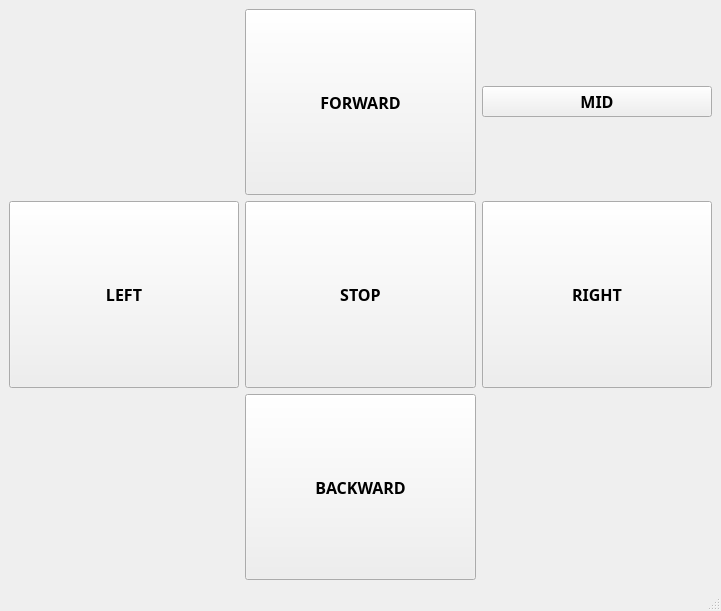
<?xml version="1.0" encoding="UTF-8"?>
<ui version="4.0">
 <class>MainWindow</class>
 <widget class="QMainWindow" name="MainWindow">
  <property name="geometry">
   <rect>
    <x>0</x>
    <y>0</y>
    <width>721</width>
    <height>611</height>
   </rect>
  </property>
  <property name="windowTitle">
   <string>MainWindow</string>
  </property>
  <widget class="QWidget" name="centralwidget">
   <layout class="QVBoxLayout" name="verticalLayout_2">
    <item>
     <layout class="QGridLayout" name="gridLayout">
      <item row="1" column="2">
       <widget class="QPushButton" name="rightBtn">
        <property name="sizePolicy">
         <sizepolicy hsizetype="Minimum" vsizetype="Expanding">
          <horstretch>0</horstretch>
          <verstretch>0</verstretch>
         </sizepolicy>
        </property>
        <property name="font">
         <font>
          <family>나눔고딕</family>
          <pointsize>12</pointsize>
          <weight>75</weight>
          <bold>true</bold>
         </font>
        </property>
        <property name="text">
         <string>RIGHT</string>
        </property>
       </widget>
      </item>
      <item row="0" column="1">
       <widget class="QPushButton" name="fwdBtn">
        <property name="sizePolicy">
         <sizepolicy hsizetype="Minimum" vsizetype="Expanding">
          <horstretch>0</horstretch>
          <verstretch>0</verstretch>
         </sizepolicy>
        </property>
        <property name="font">
         <font>
          <family>나눔고딕</family>
          <pointsize>12</pointsize>
          <weight>75</weight>
          <bold>true</bold>
         </font>
        </property>
        <property name="text">
         <string>FORWARD</string>
        </property>
       </widget>
      </item>
      <item row="1" column="1">
       <widget class="QPushButton" name="stopBtn">
        <property name="sizePolicy">
         <sizepolicy hsizetype="Minimum" vsizetype="Expanding">
          <horstretch>0</horstretch>
          <verstretch>0</verstretch>
         </sizepolicy>
        </property>
        <property name="font">
         <font>
          <family>나눔고딕</family>
          <pointsize>12</pointsize>
          <weight>75</weight>
          <bold>true</bold>
         </font>
        </property>
        <property name="text">
         <string>STOP</string>
        </property>
       </widget>
      </item>
      <item row="1" column="0">
       <widget class="QPushButton" name="leftBtn">
        <property name="sizePolicy">
         <sizepolicy hsizetype="Minimum" vsizetype="Expanding">
          <horstretch>0</horstretch>
          <verstretch>0</verstretch>
         </sizepolicy>
        </property>
        <property name="font">
         <font>
          <family>나눔고딕</family>
          <pointsize>12</pointsize>
          <weight>75</weight>
          <bold>true</bold>
         </font>
        </property>
        <property name="text">
         <string>LEFT</string>
        </property>
       </widget>
      </item>
      <item row="2" column="1">
       <widget class="QPushButton" name="bwdBtn">
        <property name="sizePolicy">
         <sizepolicy hsizetype="Minimum" vsizetype="Expanding">
          <horstretch>0</horstretch>
          <verstretch>0</verstretch>
         </sizepolicy>
        </property>
        <property name="font">
         <font>
          <family>나눔고딕</family>
          <pointsize>12</pointsize>
          <weight>75</weight>
          <bold>true</bold>
         </font>
        </property>
        <property name="text">
         <string>BACKWARD</string>
        </property>
       </widget>
      </item>
      <item row="0" column="2">
       <widget class="QPushButton" name="midBtn">
        <property name="sizePolicy">
         <sizepolicy hsizetype="Minimum" vsizetype="Fixed">
          <horstretch>0</horstretch>
          <verstretch>0</verstretch>
         </sizepolicy>
        </property>
        <property name="font">
         <font>
          <family>나눔고딕</family>
          <pointsize>12</pointsize>
          <weight>75</weight>
          <bold>true</bold>
         </font>
        </property>
        <property name="text">
         <string>MID</string>
        </property>
       </widget>
      </item>
     </layout>
    </item>
   </layout>
  </widget>
  <widget class="QStatusBar" name="statusbar"/>
 </widget>
 <resources/>
 <connections>
  <connection>
   <sender>leftBtn</sender>
   <signal>clicked()</signal>
   <receiver>MainWindow</receiver>
   <slot>left()</slot>
   <hints>
    <hint type="sourcelabel">
     <x>86</x>
     <y>161</y>
    </hint>
    <hint type="destinationlabel">
     <x>36</x>
     <y>241</y>
    </hint>
   </hints>
  </connection>
  <connection>
   <sender>rightBtn</sender>
   <signal>clicked()</signal>
   <receiver>MainWindow</receiver>
   <slot>right()</slot>
   <hints>
    <hint type="sourcelabel">
     <x>595</x>
     <y>158</y>
    </hint>
    <hint type="destinationlabel">
     <x>115</x>
     <y>245</y>
    </hint>
   </hints>
  </connection>
  <connection>
   <sender>stopBtn</sender>
   <signal>clicked()</signal>
   <receiver>MainWindow</receiver>
   <slot>stop()</slot>
   <hints>
    <hint type="sourcelabel">
     <x>361</x>
     <y>170</y>
    </hint>
    <hint type="destinationlabel">
     <x>101</x>
     <y>56</y>
    </hint>
   </hints>
  </connection>
  <connection>
   <sender>midBtn</sender>
   <signal>clicked()</signal>
   <receiver>MainWindow</receiver>
   <slot>mid()</slot>
   <hints>
    <hint type="sourcelabel">
     <x>592</x>
     <y>57</y>
    </hint>
    <hint type="destinationlabel">
     <x>134</x>
     <y>64</y>
    </hint>
   </hints>
  </connection>
  <connection>
   <sender>fwdBtn</sender>
   <signal>clicked()</signal>
   <receiver>MainWindow</receiver>
   <slot>forward()</slot>
   <hints>
    <hint type="sourcelabel">
     <x>428</x>
     <y>89</y>
    </hint>
    <hint type="destinationlabel">
     <x>589</x>
     <y>258</y>
    </hint>
   </hints>
  </connection>
  <connection>
   <sender>bwdBtn</sender>
   <signal>clicked()</signal>
   <receiver>MainWindow</receiver>
   <slot>backward()</slot>
   <hints>
    <hint type="sourcelabel">
     <x>453</x>
     <y>286</y>
    </hint>
    <hint type="destinationlabel">
     <x>669</x>
     <y>273</y>
    </hint>
   </hints>
  </connection>
 </connections>
 <slots>
  <slot>go()</slot>
  <slot>ledON()</slot>
  <slot>ledOFF()</slot>
  <slot>setDial(int)</slot>
  <slot>changeBackgroundColor()</slot>
  <slot>changeLabelName()</slot>
  <slot>left()</slot>
  <slot>right()</slot>
  <slot>forward()</slot>
  <slot>backward()</slot>
  <slot>stop()</slot>
  <slot>mid()</slot>
  <slot>turnON()</slot>
  <slot>turnOFF()</slot>
 </slots>
</ui>
